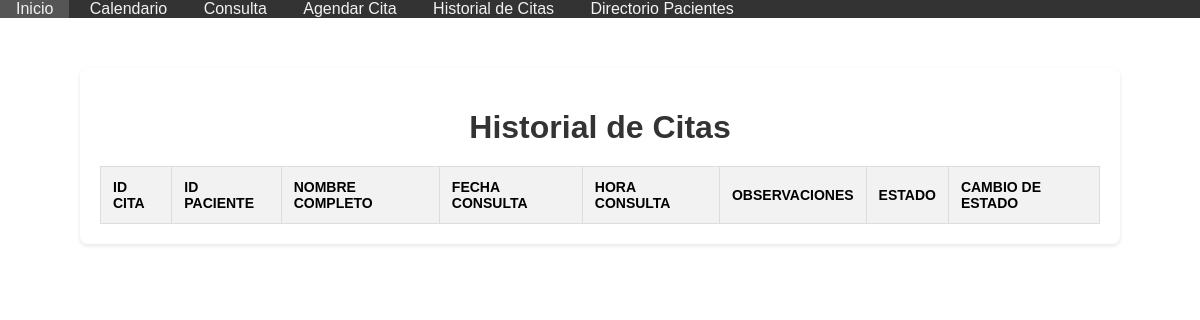
The page /historial_citas on the database as committed earlier.
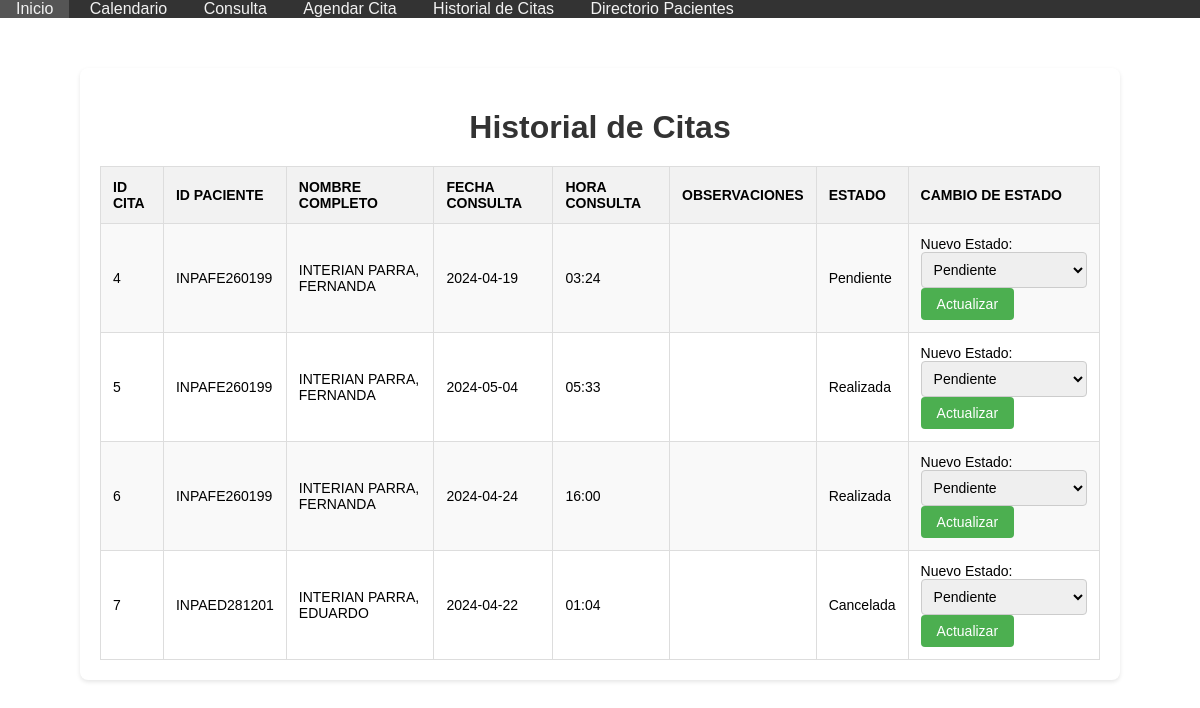
The same page on the database as committed later.
### tables this page shows
CREATE TABLE citas (
                    id INTEGER PRIMARY KEY AUTOINCREMENT,
                    paciente_id TEXT,
                    fecha_consulta TEXT NOT NULL,
                    hora_consulta TEXT NOT NULL, 
                    observaciones TEXT,
                    estado TEXT DEFAULT 'Pendiente',
                    FOREIGN KEY (paciente_id) REFERENCES pacientes(id)
                );

CREATE TABLE pacientes (
                    id TEXT PRIMARY KEY,
                    primer_apellido TEXT NOT NULL,
                    segundo_apellido TEXT NOT NULL,
                    nombres TEXT NOT NULL,
                    fecha_nacimiento TEXT NOT NULL,
                    celular TEXT NOT NULL,
                    turno TEXT NOT NULL,
                    genero TEXT NOT NULL,
                    peso REAL NOT NULL,
                    altura REAL NOT NULL,
                    imc REAL NOT NULL,
                    fecha_registro TEXT NOT NULL,
                    registrado_por TEXT NOT NULL);

### app.py (the view, shortened to what this page needs)
@app.route('/historial_citas', methods=['GET', 'POST'])
def historial_citas():
    with sqlite3.connect('nutricion_consulta.db') as conexion:
        cursor = conexion.cursor()
        cursor.execute('''SELECT citas.id, pacientes.id, pacientes.primer_apellido || ' ' || pacientes.segundo_apellido || ', ' || pacientes.nombres as nombre_completo,
                          pacientes.fecha_nacimiento, citas.fecha_consulta, citas.hora_consulta, citas.observaciones, citas.estado
                          FROM citas JOIN pacientes ON citas.paciente_id = pacientes.id''')
        citas = cursor.fetchall()
    return render_template('historial_citas.html', citas=citas)

### templates/historial_citas.html (shortened to what this page needs)
<!DOCTYPE html>
<html lang="es">
<head>
</head>
<body>
    <div class="navbar">
        <a href="/">Inicio</a>
        <a href="/options">Calendario</a>
        <a href="/consultar">Consulta</a>
        <a href="/agendar_cita">Agendar Cita</a>
        <a href="/historial_citas">Historial de Citas</a>
        <a href="/directorio_pacientes">Directorio Pacientes</a>
    </div>
    <div class="container">
        <h1>Historial de Citas</h1>
        <table>
            <tr>
                <th>ID Cita</th>
                <th>ID Paciente</th>
                <th>Nombre Completo</th>
                <th>Fecha Consulta</th>
                <th>Hora Consulta</th>
                <th>Observaciones</th>
                <th>Estado</th>
                <th>Cambio de estado</th>
            </tr>
            {% for cita in citas %}
            <tr>
                <td>{{ cita[0] }}</td>
                <td>{{ cita[1] }}</td>
                <td>{{ cita[2] }}</td>
                <td>{{ cita[4] }}</td>
                <td>{{ cita[5] }}</td>
                <td>{{ cita[8] }}</td>
                <td>{{ cita[7] }}</td>
                <td>
                    <form action="/historial_citas" method="POST" class="update-form">
                        <label for="nuevo_estado">Nuevo Estado:</label>
                        <select id="nuevo_estado" name="nuevo_estado">
                            <option value="Pendiente" {% if cita[8] == 'Pendiente' %} selected {% endif %}>Pendiente</option>
                        </select>
                        <input type="submit" value="Actualizar">
                    </form>
                </td>
            </tr>
            {% endfor %}
        </table>
    </div>
</body>
</html>

### templates/historial_citas.html (style rules this page uses)
body { background-image: url('https://img.freepik.com/vector-gratis/fondo-frutas-verduras_23-2148485148.jpg?w=740&t=st=1713248651~exp=1713249251~hmac=30e168e9f2d449c4894d64a9e7ff69ce1449d8aca24ba3c0d846298490ca6041'); background-size: cover; background-position: center; font-family: Arial, sans-serif; margin: 0; padding: 0; }
.navbar { overflow: hidden; background-color: #333; margin-bottom: 20px; }
.navbar a { color: #f2f2f2; padding: 14px 16px; text-decoration: none; transition: background-color 0.3s; }
.container { max-width: 1000px; margin: 50px auto; background-color: #fff; padding: 20px; border-radius: 8px; box-shadow: 0 2px 4px rgba(0, 0, 0, 0.1); }
.container h1 { color: #333; text-align: center; margin-bottom: 20px; }
table { width: 100%; border-collapse: collapse; margin-top: 20px; }
th, td { border: 1px solid #ddd; padding: 12px; text-align: left; font-size: 14px; }
th { background-color: #f2f2f2; font-weight: bold; text-transform: uppercase; }
tr:nth-child(even) { background-color: #f9f9f9; }
select { width: 100%; padding: 8px; border-radius: 4px; border: 1px solid #ccc; font-size: 14px; }
input[type="submit"] { background-color: #4CAF50; color: #fff; border: none; padding: 8px 16px; border-radius: 4px; cursor: pointer; font-size: 14px; transition: background-color 0.3s; }

Rows that differ between the two databases and show on the page:
added citas: id "4", cita "INPAFE260199", cita "INTERIAN PARRA, FERNANDA", fecha_consulta "2024-04-19", hora_consulta "03:24", estado "Pendiente"
added citas: id "5", cita "INPAFE260199", cita "INTERIAN PARRA, FERNANDA", fecha_consulta "2024-05-04", hora_consulta "05:33", estado "Realizada"
added citas: id "6", cita "INPAFE260199", cita "INTERIAN PARRA, FERNANDA", fecha_consulta "2024-04-24", hora_consulta "16:00", estado "Realizada"
added citas: id "7", cita "INPAED281201", cita "INTERIAN PARRA, EDUARDO", fecha_consulta "2024-04-22", hora_consulta "01:04", estado "Cancelada"
